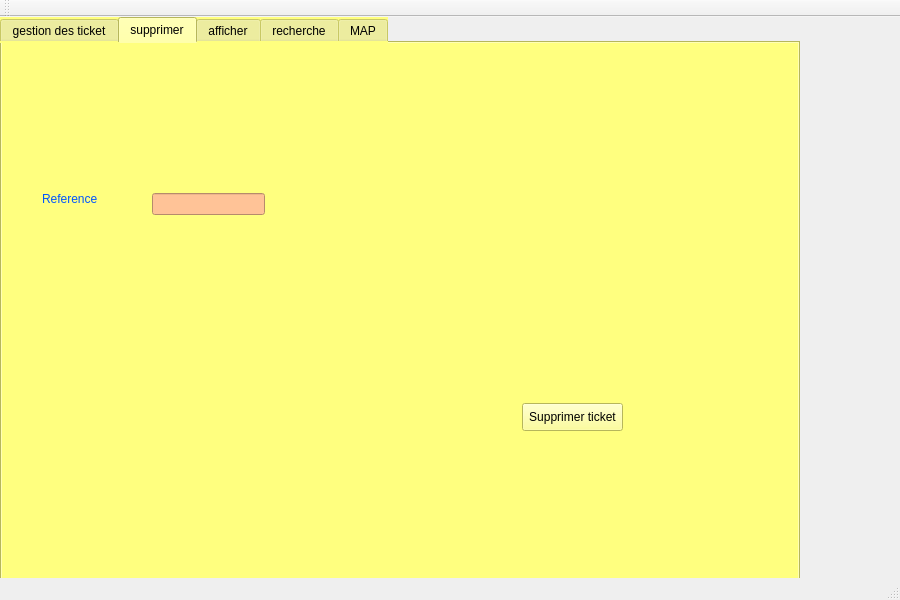
<?xml version="1.0" encoding="UTF-8"?>
<ui version="4.0">
 <class>MainWindow</class>
 <widget class="QMainWindow" name="MainWindow">
  <property name="geometry">
   <rect>
    <x>0</x>
    <y>0</y>
    <width>900</width>
    <height>600</height>
   </rect>
  </property>
  <property name="windowTitle">
   <string>Gestion des Clients</string>
  </property>
  <widget class="QWidget" name="centralWidget">
   <widget class="QTabWidget" name="supprimer">
    <property name="geometry">
     <rect>
      <x>0</x>
      <y>0</y>
      <width>800</width>
      <height>600</height>
     </rect>
    </property>
    <property name="minimumSize">
     <size>
      <width>800</width>
      <height>600</height>
     </size>
    </property>
    <property name="maximumSize">
     <size>
      <width>400</width>
      <height>300</height>
     </size>
    </property>
    <property name="styleSheet">
     <string notr="true">
background-color: rgb(255, 255, 127);</string>
    </property>
    <property name="currentIndex">
     <number>1</number>
    </property>
    <widget class="QWidget" name="tab_3">
     <attribute name="title">
      <string>gestion des ticket</string>
     </attribute>
     <widget class="QLabel" name="label">
      <property name="geometry">
       <rect>
        <x>20</x>
        <y>50</y>
        <width>91</width>
        <height>31</height>
       </rect>
      </property>
      <property name="styleSheet">
       <string notr="true">color: rgb(0, 85, 255);
font: 75 11pt &quot;MS Shell Dlg 2&quot;;</string>
      </property>
      <property name="text">
       <string>Referance</string>
      </property>
     </widget>
     <widget class="QLineEdit" name="le_referance_2">
      <property name="geometry">
       <rect>
        <x>130</x>
        <y>50</y>
        <width>113</width>
        <height>22</height>
       </rect>
      </property>
      <property name="styleSheet">
       <string notr="true">background-color: rgb(255, 255, 255);</string>
      </property>
     </widget>
     <widget class="QLabel" name="label_2">
      <property name="geometry">
       <rect>
        <x>20</x>
        <y>140</y>
        <width>56</width>
        <height>16</height>
       </rect>
      </property>
      <property name="styleSheet">
       <string notr="true">color: rgb(0, 85, 255);
font: 75 11pt &quot;MS Shell Dlg 2&quot;;</string>
      </property>
      <property name="text">
       <string>Prix</string>
      </property>
     </widget>
     <widget class="QLineEdit" name="le_prix_2">
      <property name="geometry">
       <rect>
        <x>130</x>
        <y>140</y>
        <width>113</width>
        <height>22</height>
       </rect>
      </property>
      <property name="styleSheet">
       <string notr="true">
background-color: rgb(255, 255, 255);</string>
      </property>
     </widget>
     <widget class="QLabel" name="label_3">
      <property name="geometry">
       <rect>
        <x>20</x>
        <y>90</y>
        <width>101</width>
        <height>31</height>
       </rect>
      </property>
      <property name="styleSheet">
       <string notr="true">color: rgb(0, 85, 255);
font: 75 11pt &quot;MS Shell Dlg 2&quot;;</string>
      </property>
      <property name="text">
       <string>Destination</string>
      </property>
     </widget>
     <widget class="QLineEdit" name="le_destination_2">
      <property name="geometry">
       <rect>
        <x>130</x>
        <y>100</y>
        <width>113</width>
        <height>22</height>
       </rect>
      </property>
      <property name="styleSheet">
       <string notr="true">
background-color: rgb(255, 255, 255);</string>
      </property>
     </widget>
     <widget class="QPushButton" name="qb_ajouter">
      <property name="geometry">
       <rect>
        <x>50</x>
        <y>460</y>
        <width>93</width>
        <height>28</height>
       </rect>
      </property>
      <property name="text">
       <string>Ajouter ticket</string>
      </property>
     </widget>
     <widget class="QPushButton" name="qb_modifier">
      <property name="geometry">
       <rect>
        <x>280</x>
        <y>460</y>
        <width>93</width>
        <height>28</height>
       </rect>
      </property>
      <property name="text">
       <string>Modifier ticket</string>
      </property>
     </widget>
     <widget class="QPushButton" name="qb_tri">
      <property name="geometry">
       <rect>
        <x>660</x>
        <y>170</y>
        <width>93</width>
        <height>28</height>
       </rect>
      </property>
      <property name="styleSheet">
       <string notr="true">background-color: rgb(0, 0, 0);</string>
      </property>
      <property name="text">
       <string>TRI</string>
      </property>
     </widget>
     <widget class="QPushButton" name="qb_qr">
      <property name="geometry">
       <rect>
        <x>660</x>
        <y>270</y>
        <width>93</width>
        <height>28</height>
       </rect>
      </property>
      <property name="text">
       <string>QR Code</string>
      </property>
     </widget>
     <widget class="QPushButton" name="qb_revenu">
      <property name="geometry">
       <rect>
        <x>660</x>
        <y>360</y>
        <width>93</width>
        <height>28</height>
       </rect>
      </property>
      <property name="text">
       <string>Revenu </string>
      </property>
     </widget>
     <widget class="QLabel" name="label_12">
      <property name="geometry">
       <rect>
        <x>20</x>
        <y>180</y>
        <width>91</width>
        <height>31</height>
       </rect>
      </property>
      <property name="styleSheet">
       <string notr="true">color: rgb(0, 85, 255);
font: 75 11pt &quot;MS Shell Dlg 2&quot;;</string>
      </property>
      <property name="text">
       <string>date</string>
      </property>
     </widget>
     <widget class="QLineEdit" name="le_date_2">
      <property name="geometry">
       <rect>
        <x>130</x>
        <y>190</y>
        <width>113</width>
        <height>22</height>
       </rect>
      </property>
      <property name="styleSheet">
       <string notr="true">
background-color: rgb(255, 255, 255);</string>
      </property>
     </widget>
     <widget class="QLabel" name="label_13">
      <property name="geometry">
       <rect>
        <x>20</x>
        <y>220</y>
        <width>91</width>
        <height>31</height>
       </rect>
      </property>
      <property name="styleSheet">
       <string notr="true">color: rgb(0, 85, 255);
font: 75 11pt &quot;MS Shell Dlg 2&quot;;</string>
      </property>
      <property name="text">
       <string>depart</string>
      </property>
     </widget>
     <widget class="QLineEdit" name="le_depart">
      <property name="geometry">
       <rect>
        <x>130</x>
        <y>230</y>
        <width>113</width>
        <height>22</height>
       </rect>
      </property>
      <property name="styleSheet">
       <string notr="true">
background-color: rgb(255, 255, 255);</string>
      </property>
     </widget>
     <widget class="QLabel" name="label_14">
      <property name="geometry">
       <rect>
        <x>20</x>
        <y>260</y>
        <width>91</width>
        <height>31</height>
       </rect>
      </property>
      <property name="styleSheet">
       <string notr="true">color: rgb(0, 85, 255);
font: 75 11pt &quot;MS Shell Dlg 2&quot;;</string>
      </property>
      <property name="text">
       <string>arrive</string>
      </property>
     </widget>
     <widget class="QLineEdit" name="le_arrive_2">
      <property name="geometry">
       <rect>
        <x>130</x>
        <y>270</y>
        <width>113</width>
        <height>22</height>
       </rect>
      </property>
      <property name="styleSheet">
       <string notr="true">
background-color: rgb(255, 255, 255);</string>
      </property>
     </widget>
     <widget class="QLabel" name="label_5">
      <property name="geometry">
       <rect>
        <x>160</x>
        <y>20</y>
        <width>671</width>
        <height>551</height>
       </rect>
      </property>
      <property name="text">
       <string/>
      </property>
      <property name="pixmap">
       <pixmap>../logo final.png</pixmap>
      </property>
     </widget>
     <zorder>label_5</zorder>
     <zorder>label</zorder>
     <zorder>le_referance_2</zorder>
     <zorder>label_2</zorder>
     <zorder>le_prix_2</zorder>
     <zorder>label_3</zorder>
     <zorder>le_destination_2</zorder>
     <zorder>qb_ajouter</zorder>
     <zorder>qb_modifier</zorder>
     <zorder>qb_tri</zorder>
     <zorder>qb_qr</zorder>
     <zorder>qb_revenu</zorder>
     <zorder>label_12</zorder>
     <zorder>le_date_2</zorder>
     <zorder>label_13</zorder>
     <zorder>le_depart</zorder>
     <zorder>label_14</zorder>
     <zorder>le_arrive_2</zorder>
    </widget>
    <widget class="QWidget" name="tab_2">
     <attribute name="title">
      <string>supprimer</string>
     </attribute>
     <widget class="QLabel" name="label_17">
      <property name="geometry">
       <rect>
        <x>40</x>
        <y>140</y>
        <width>91</width>
        <height>31</height>
       </rect>
      </property>
      <property name="styleSheet">
       <string notr="true">color: rgb(0, 85, 255);
font: 75 11pt &quot;MS Shell Dlg 2&quot;;</string>
      </property>
      <property name="text">
       <string>Reference</string>
      </property>
     </widget>
     <widget class="QLineEdit" name="le_supprimer">
      <property name="geometry">
       <rect>
        <x>150</x>
        <y>150</y>
        <width>113</width>
        <height>22</height>
       </rect>
      </property>
      <property name="styleSheet">
       <string notr="true">background-color: rgb(255, 195, 151);</string>
      </property>
     </widget>
     <widget class="QPushButton" name="qb_supprimer">
      <property name="geometry">
       <rect>
        <x>520</x>
        <y>360</y>
        <width>101</width>
        <height>28</height>
       </rect>
      </property>
      <property name="text">
       <string>Supprimer ticket</string>
      </property>
     </widget>
    </widget>
    <widget class="QWidget" name="tab">
     <attribute name="title">
      <string>afficher</string>
     </attribute>
     <widget class="QTableView" name="tab_tickets">
      <property name="geometry">
       <rect>
        <x>10</x>
        <y>10</y>
        <width>771</width>
        <height>481</height>
       </rect>
      </property>
      <property name="styleSheet">
       <string notr="true">background-color: rgb(255, 255, 255);</string>
      </property>
     </widget>
    </widget>
    <widget class="QWidget" name="Tab2_2">
     <attribute name="title">
      <string>recherche</string>
     </attribute>
     <widget class="QPushButton" name="pushButton_8">
      <property name="geometry">
       <rect>
        <x>260</x>
        <y>200</y>
        <width>93</width>
        <height>28</height>
       </rect>
      </property>
      <property name="text">
       <string>validé</string>
      </property>
     </widget>
     <widget class="QLineEdit" name="lineEdit_5">
      <property name="geometry">
       <rect>
        <x>130</x>
        <y>100</y>
        <width>113</width>
        <height>22</height>
       </rect>
      </property>
      <property name="styleSheet">
       <string notr="true">background-color: rgb(255, 195, 151);</string>
      </property>
     </widget>
     <widget class="QLabel" name="label_15">
      <property name="geometry">
       <rect>
        <x>20</x>
        <y>90</y>
        <width>91</width>
        <height>31</height>
       </rect>
      </property>
      <property name="styleSheet">
       <string notr="true">color: rgb(0, 85, 255);
font: 75 11pt &quot;MS Shell Dlg 2&quot;;</string>
      </property>
      <property name="text">
       <string>Reference</string>
      </property>
     </widget>
    </widget>
    <widget class="QWidget" name="tab_4">
     <attribute name="title">
      <string>MAP</string>
     </attribute>
     <widget class="QLineEdit" name="lineEdit_10">
      <property name="geometry">
       <rect>
        <x>140</x>
        <y>110</y>
        <width>113</width>
        <height>22</height>
       </rect>
      </property>
      <property name="styleSheet">
       <string notr="true">background-color: rgb(255, 195, 151);</string>
      </property>
     </widget>
     <widget class="QPushButton" name="pushButton_16">
      <property name="geometry">
       <rect>
        <x>270</x>
        <y>220</y>
        <width>93</width>
        <height>28</height>
       </rect>
      </property>
      <property name="text">
       <string>ouvrir map</string>
      </property>
     </widget>
     <widget class="QLabel" name="label_16">
      <property name="geometry">
       <rect>
        <x>30</x>
        <y>100</y>
        <width>91</width>
        <height>31</height>
       </rect>
      </property>
      <property name="styleSheet">
       <string notr="true">color: rgb(0, 85, 255);
font: 75 11pt &quot;MS Shell Dlg 2&quot;;</string>
      </property>
      <property name="text">
       <string>Reference</string>
      </property>
     </widget>
    </widget>
   </widget>
  </widget>
  <widget class="QMenuBar" name="menuBar">
   <property name="geometry">
    <rect>
     <x>0</x>
     <y>0</y>
     <width>900</width>
     <height>26</height>
    </rect>
   </property>
  </widget>
  <widget class="QToolBar" name="mainToolBar">
   <attribute name="toolBarArea">
    <enum>TopToolBarArea</enum>
   </attribute>
   <attribute name="toolBarBreak">
    <bool>false</bool>
   </attribute>
  </widget>
  <widget class="QStatusBar" name="statusBar"/>
 </widget>
 <layoutdefault spacing="6" margin="11"/>
 <resources/>
 <connections/>
</ui>
